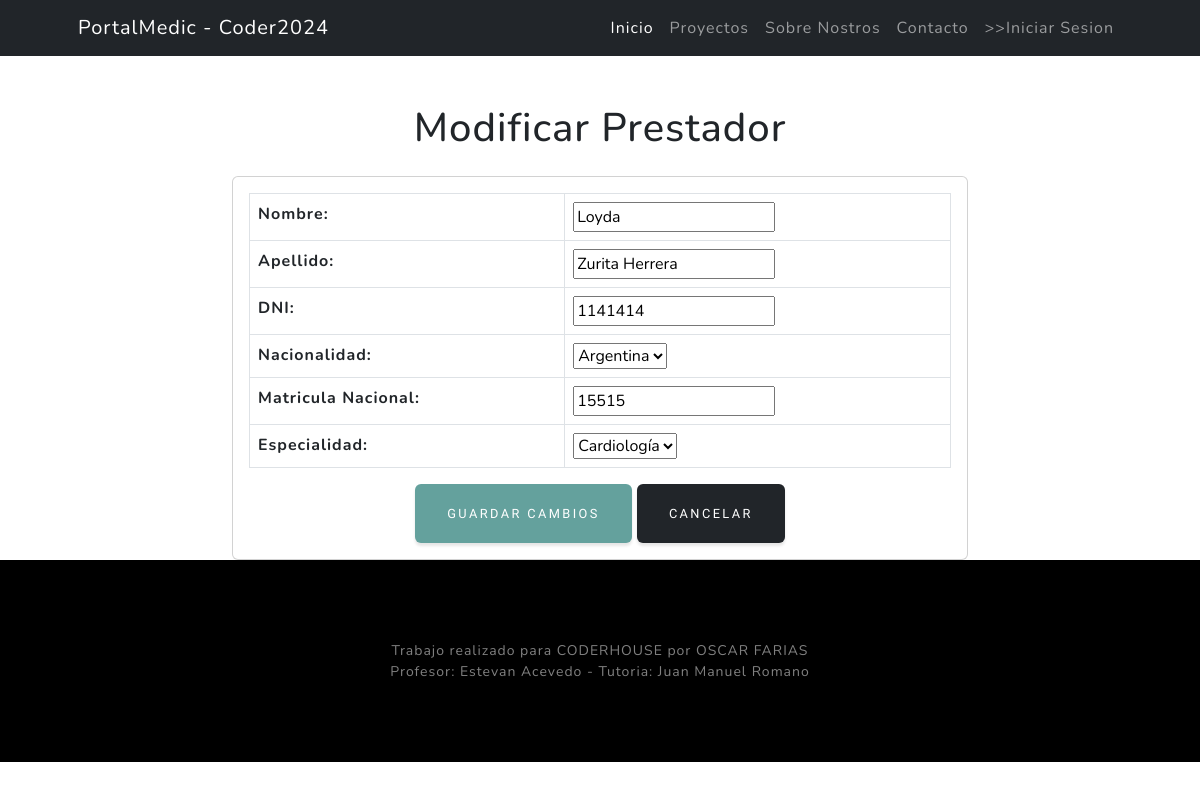
The page /medicos/medicos/medicos_update/1/ on the database as committed earlier.
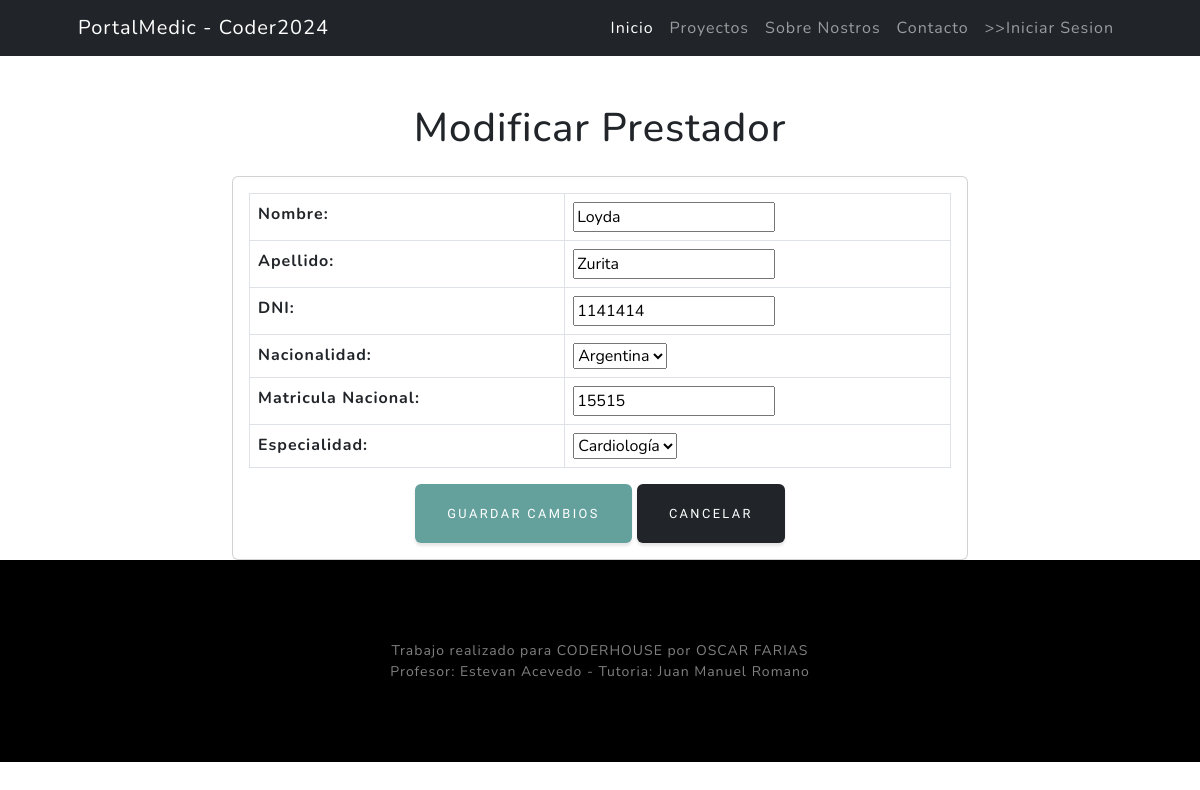
The same page on the database as committed later.
### medicos/models.py (models this page shows, shortened)
class Medicos(models.Model):
    nombre = models.CharField(max_length=100, null=False, blank=True)
    apellido = models.CharField(max_length=100, null=False, blank=True)
    DNI = models.PositiveIntegerField(unique=True,null=True)
    nacionalidad= models.ForeignKey(Nacionalidad, on_delete=models.SET_NULL, null=True)
    matricula = models.PositiveIntegerField(unique=True, null=False, blank=False,verbose_name="Matricula Nacional")
    especialidad = models.ForeignKey(Especialidad, on_delete=models.SET_NULL, null=True)
    class Meta:
        verbose_name = "Medicos"
        verbose_name_plural = "Medicos"

### medicos/views.py (the view)
# urls.py: path("medicos/medicos_update/<int:pk>/", medicos_update, name="medicos_update"),
def medicos_update(request,pk):
    consulta = Medicos.objects.get(id=pk)
    if request.method == "POST":
        form = MedicosForm(request.POST, instance=consulta)
        if form.is_valid():
            form.save()
            return redirect("medicos:medicos_list")
    else:  # GET
        form = MedicosForm(instance=consulta)
    return render(request, "medicos/medicos_form.html", {"form": form})

### medicos/forms.py
class MedicosForm(forms.ModelForm):
    class Meta:
        model = models.Medicos
        fields = ["nombre", "apellido","DNI","nacionalidad","matricula","especialidad"]

### medicos/models.py (called while the page is built)
    def __str__(self) -> str:
        return self.especialidad

    def __str__(self) -> str:
        return self.nacionalidad

### medicos/templates/medicos/medicos_form.html (shortened to what this page needs)
{% extends 'core/base.html' %}
{% load static %}
{% block content %}
<div class="container mt-5">
    {% if form.instance.pk %}
        <h1 class="text-center">Modificar Prestador</h1>
    {% else %}
        <h1 class="text-center">Editar Prestador</h1>
    {% endif %}
    <div class="row justify-content-center mt-4">
        <div class="col-md-8">
            <div class="card">
                <div class="card-body">
                    <form method="POST">
                        <table class="table table-bordered">
                            {{ form.as_table }}
                        </table>
                        <div class="text-center">
                            <button type="submit" class="btn btn-primary">Guardar Cambios</button>
                            <a href="{% url 'medicos:medicos_list' %}" type="button" class="btn btn-dark ">Cancelar</button></a>
                        </div>
                    </form>
                </div>
            </div>
        </div>
    </div>
</div>
{% endblock content %}

Rows that differ between the two databases and show on the page:
changed Medicos "Loyda": apellido "Zurita Herrera" → "Zurita"
